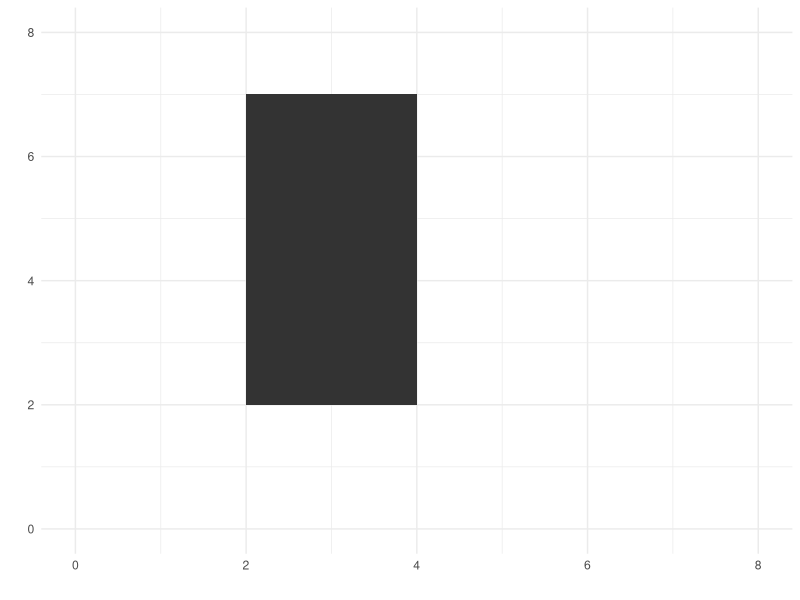
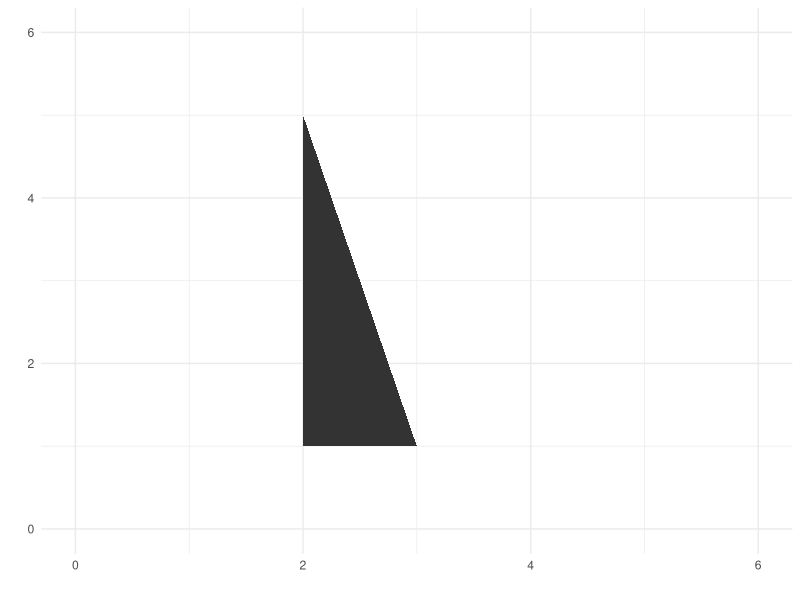

Source code (R) for these figures, in order:
## ---- chunk 1
knitr::opts_chunk$set(echo = FALSE)
knitr::opts_chunk$set(fig.width=8, fig.height=5) 
## ---- chunk 2

library(ggplot2)
library(data.table)

Sides <- sample(2:6,2)

dt.rectangle <- data.table(group = c(1,1,1,1), polygon.x = c(2,2 + Sides[1], 2+ Sides[1], 2 ), polygon.y = c(2,2,2+ + Sides[2],2 + Sides[2]))

p <- ggplot()
p <- p + geom_polygon(
            data = dt.rectangle
            ,aes(
                x=polygon.x
                ,y=polygon.y
                ,group=group
            )
        ) + theme_minimal() + xlim(0,8) + ylim(0,8) + xlab("") + ylab("") 

p
## ---- chunk 3

library(ggplot2)
library(data.table)

Type <- list(list(2,3), list(1,4))
Orient <- sample(unlist(sample(Type, 1)),2)

dt.triangle <- data.table(group = c(1,1,1), polygon.x = c(2,2 + Orient[1],2), polygon.y = c(1,1,1 + Orient[2]))

p <- ggplot()
p <- p + geom_polygon(
            data = dt.triangle
            ,aes(
                x=polygon.x
                ,y=polygon.y
                ,group=group
            )
        ) + theme_minimal() + xlim(0,6) + ylim(0,6) + xlab("") + ylab("")

p
